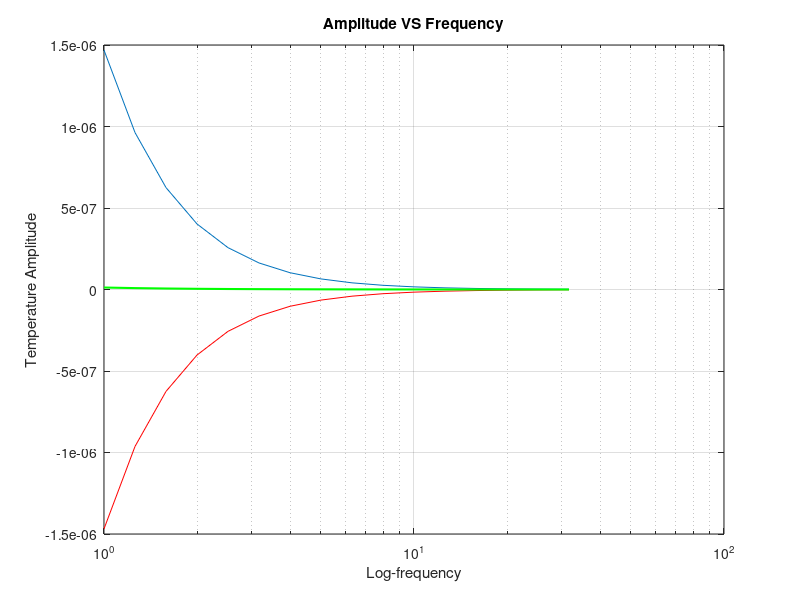
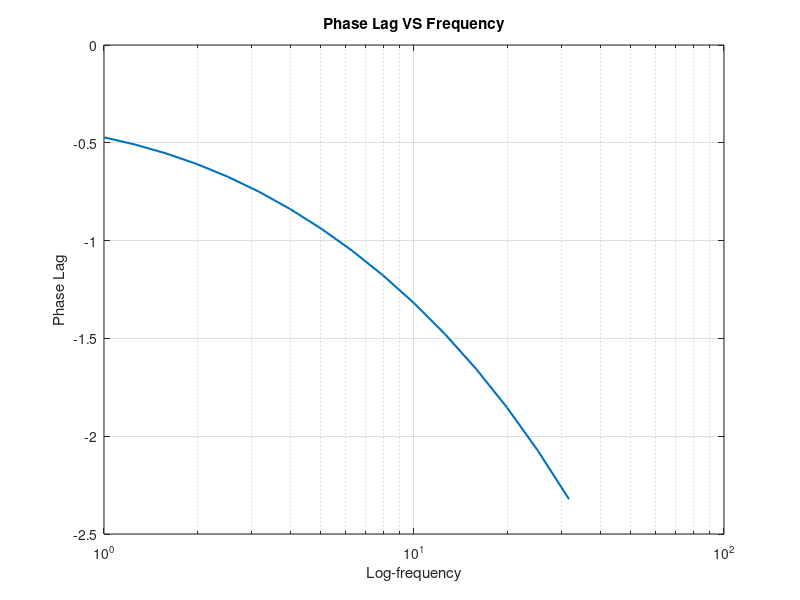
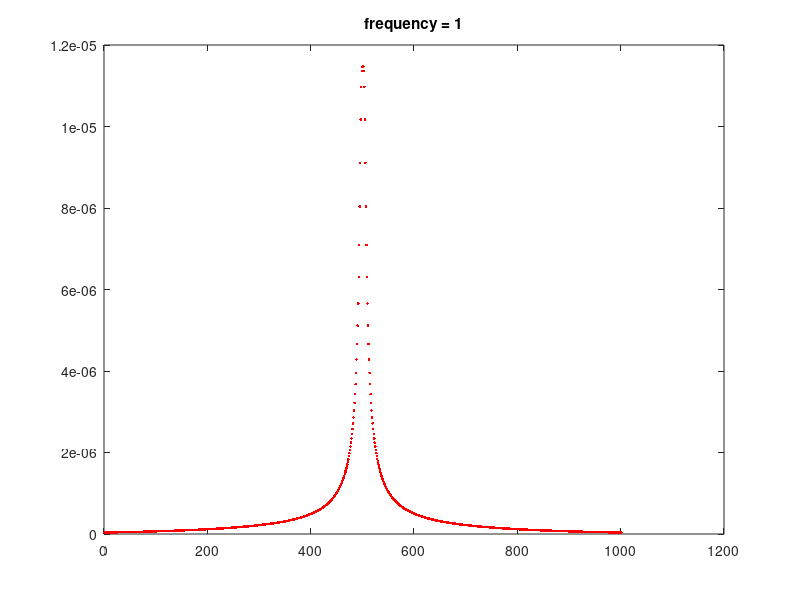
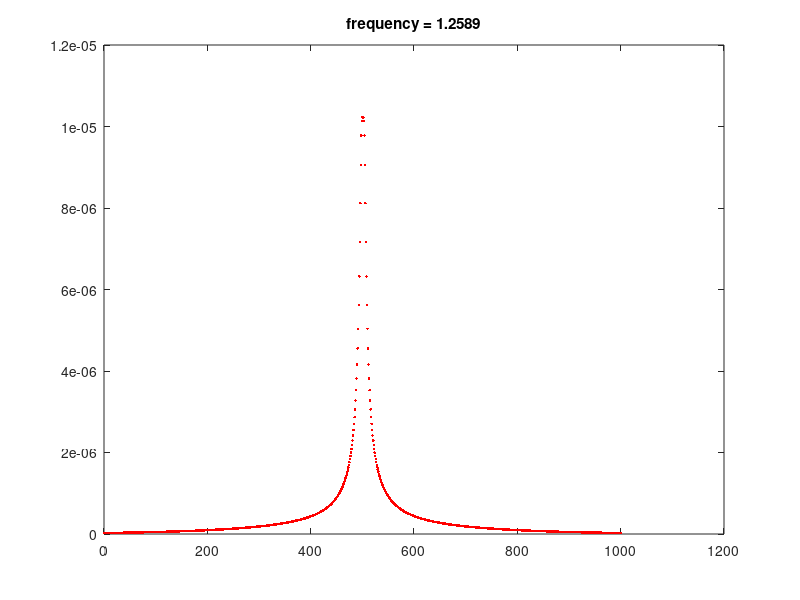

The MATLAB source for these figures, in order: (Note: this script raises an error after producing the figures.)
% This program simulates the heat conduction condition in a thin
% film-substrate 2-layer isotropic structure in Cartesian Coordinate
% System.
% A modulated CW laser with a Gaussian distribution on intensity is used.
% The laser has a sine waveform with a specified frequency.
% FROM ZILONG

clear
% close all
clc
tic

P=1;        %Laser power
a=10e-6*sqrt(2);     %Size of the laser which has a Gaussian distribution intensity and round shape %% a=8e-6 for 10X objective, Ti Bulk; a=11e-6 for Cr film
             %%%a=1e-6 for 50X objective, Ti bulk; a=1.2e-6 for 50X TiF,
             %%%with kf=half of bulk value
a1=a;
a2=a;

R_f=0.1;     %Optical reflectivity 
R_s=0.1;
alpha_f=6e8; %and optical absorption coefficient 6e7 for Ti @ 532nm; 8e7 for Cr
alpha_s=0;

h=2e-7;     %Film thickness, for Al it's 120 nm, for other materials it's 200 nm

Q_f0=P*alpha_f*(1-R_f)/(pi*a1*a2);
Q_s0=P*alpha_s*(1-R_f)*(1-R_s)*exp(-alpha_f*h)/(pi*a1*a2);

%Thermal properties of materials
% 
% mat='Cr';
% k_f=15;     %Film(600nm) - 20; Film(200nm) - 15; - or something similar.
% Rho_f=7140;
% c_f=448;

% % % % % % % % % mat='Ti';
% % % % % % % % % Rho_f=4506;
% % % % % % % % % c_f=523.5;
% % % % % % % % % k_f=21.9;

mat='UO2';
Rho_f=10960;
c_f=237;
k_f=8;
% 
% for k_f=10:30;

% diff_f=k_f/Rho_f/c_f;
% effu_f=sqrt(k_f*Rho_f*c_f);

% %Si
% k_s=148;
% Rho_s=2330;
% c_s=700;
% 
% mat='Al';
% k_f=237/5;
% Rho_f=2700;
% c_f=896;

% mat='Au';
% k_f=318/5;
% Rho_f=19300;
% c_f=129;

% mat='W';
% k_f=173;
% Rho_f=19250;
% c_f=132;

% mat='Zr';
% k_f=22.6;
% Rho_f=6520;
% c_f=278;

% % % % % % % % % SiO2
% % % % % % % % % k_s=8;
% % % % % % % % % Rho_s=10960;
% % % % % % % % % c_s=237;

% UO2 bulk
k_s=8;
Rho_s=10960;
c_s=237;

% 
% %Ti bulk
% k_s=k_f;
% Rho_s=Rho_f;
% c_s=c_f;

% % W bulk
% k_s=173;
% Rho_s=19250;
% c_s=132;

%Zr bulk
% k_s=22.6;
% Rho_s=6520;
% c_s=278;

Rth=0;   %Thermal resistance on the interface

% D_f=k_f/Rho_f/c_f
% D_s=k_s/Rho_s/c_s

%%
load('Spatial Alpha.mat')
% yIndex=10;
% xIndex=40;
D_f = alphaSpace(yIndex,xIndex)*1e-6
D_s = alphaSpace(yIndex,xIndex)*1e-6;
k_f = D_f*Rho_f*c_f
k_s = D_s*Rho_s*c_s;


e_f=sqrt(Rho_f*c_f*k_f);
e_s=sqrt(Rho_s*c_s*k_s);

x3=0;
% 
% for ff=5:6

f=logspace(0,1.5,16);


% dx=Lth/12;
% if ff==2 dx=Lth/20; end
% xmax=dx*400;
% x_reso=xmax/dx;
% x=0:dx:2*xmax;
% x_number=round(length(x)/2);
% 
% Xi_max=.5/dx*2*pi;
% Xi_reso=x_reso;
% Xi_step=Xi_max/Xi_reso;
% Xi_1=-Xi_max:Xi_step:Xi_max;
% Xi_2=-Xi_max:Xi_step:Xi_max;

% dx=Lth/10;
% xmax=Lth*100;
% % x_reso=xmax/dx;
% % x=0:dx:2*xmax;
% x=0:dx:xmax;
% % x_number=round(length(x)/2);
% % 
% Xi_max=.5*1/dx*2*pi;
% % % Xi_max=1/dx*2*pi;
% % Xi_reso=x_reso;
% % Xi_step=Xi_max/Xi_reso;
% Xi_step=1/(xmax)*2*pi;
% Xi_1=-Xi_max:Xi_step:Xi_max;
% Xi_2=-Xi_max:Xi_step:Xi_max;

for cnt=1:length(f)
clear T_ff
    
fre=f(cnt);
omega=2*pi.*fre;  %Modulated laser frequency, vary from 1Hz to 1kHz exponentially

cnt

Lth=sqrt(D_f/pi/fre);
if fre<1e4 dx=Lth/50; xmax=Lth*20;
elseif fre<1e5 dx=Lth/25; xmax=Lth*20;
else dx=Lth/10;xmax=Lth*20;
end
% x_reso=xmax/dx;
% x=0:dx:2*xmax;
x=0:dx:xmax;
% x_number=round(length(x)/2);
% 
%Spatial Wavenumber
Xi_max=.5*1/dx*2*pi;
% % Xi_max=1/dx*2*pi;
% Xi_reso=x_reso;
% Xi_step=Xi_max/Xi_reso;
Xi_step=1/(xmax)*2*pi;
Xi_1=-Xi_max:Xi_step:Xi_max;
Xi_2=-Xi_max:Xi_step:Xi_max;

    for aa=1:length(Xi_1)

%     aa
%     Xi_reso

        Eta_fa=k_f;
        Eta_fb=0;
        Eta_fc=-Xi_1.^2*k_f-Xi_2(aa).^2*k_f-i*omega*Rho_f*c_f;

        Eta_sa=k_s;
        Eta_sb=0;
        Eta_sc=-Xi_1.^2*k_s-Xi_2(aa).^2*k_s-i*omega*Rho_s*c_s;
        
        Eta_f=(-Eta_fb+sqrt(Eta_fb.^2-4.*Eta_fa.*Eta_fc))./(2*Eta_fa);
        Eta_s=(-Eta_sb+sqrt(Eta_sb.^2-4.*Eta_sa.*Eta_sc))./(2*Eta_sa);

        E1=P*alpha_f*(1-R_f)/(2*pi)*exp((-Xi_1.^2*a1^2/4 - Xi_2(aa).^2*a2^2/4));
        F1=P*alpha_s*(1-R_f)*(1-R_s)*exp(-alpha_f*h)/(2*pi)*exp(-Xi_1.^2*a1^2/4 - Xi_2(aa).^2*a2^2/4);

        E2=k_f*alpha_f^2 - Xi_1.^2*k_f - Xi_2(aa).^2*k_f - i*omega*Rho_f*c_f;
        F2=k_s*alpha_s^2 - Xi_1.^2*k_s - Xi_2(aa).^2*k_s - i*omega*Rho_s*c_s;
        
        E=E1./E2;
        F=F1./F2;

        N11= - Eta_f*k_f;
        N12= + Eta_f*k_f;
        N13=0;
        N21=(-Eta_f*k_f).*exp(-Eta_f*h);
        N22=(+Eta_f*k_f).*exp(Eta_f*h);
        N23= + Eta_s*k_s;
        N31=Rth*((+ Eta_f*k_f).*exp(-Eta_f*h))-exp(-Eta_f*h);
        N32=Rth*((- Eta_f*k_f).*exp(Eta_f*h))-exp(Eta_f*h);
        N33=1;

        R1=E.*(+alpha_f*k_f);
        R2=E.*(+alpha_f*k_f)*exp(-alpha_f*h) - F.*(alpha_s*k_s);
        R3=E.*exp(-alpha_f*h).*(1-Rth.*(+alpha_f*k_f))- F;

        DETN=N11.*N22.*N33+N12.*N23.*N31+N13.*N21.*N32-N11.*N23.*N32-N12.*N21.*N33-N13.*N22.*N31;
        DETA=R1.*N22.*N33+N12.*N23.*R3+N13.*R2.*N32-R1.*N23.*N32-N12.*R2.*N33-N13.*N22.*R3;
        DETB=N11.*R2.*N33+R1.*N23.*N31+N13.*N21.*R3-N11.*N23.*R3-R1.*N21.*N33-N13.*R2.*N31;
%         DETC=N11.*N22.*R3+N12.*R2.*N31+R1.*N21.*N32-N11.*R2.*N32-N12.*N21.*R3-R1.*N22.*N31;
        
        A=DETA./DETN;
        B=DETB./DETN;
%         C=DETC./DETN;
      
%         T_ff(fe,1:length(Xi_1),aa)=A.*exp(-Eta_f.*x3)+B.*exp(Eta_f.*x3)+E.*exp(-alpha_f.*x3);
        T_ff(1:length(Xi_1),aa)=A+B+E;  %Complex Temp
%         T_sf(fe,1:length(Xi_1),aa)=C.*exp(-Eta_s.*(x3-h))+F.*exp(-alpha_s.*(x3-h));
    end

T_frsimp=sum(sum(T_ff))/Xi_step/Xi_step;
phasim(cnt)=atan2(imag(T_frsimp),real(T_frsimp))*180/pi;
Temp(cnt)=T_frsimp;
T_re(cnt)=real(T_frsimp);
T_im(cnt)=imag(T_frsimp);
% phasim

[s1,s2]=size(T_ff);
T_mid=abs(T_ff(:,round(s2/2)));
% T_mid_phase(cnt)=angle(T_ff(101,round(s2/2)));

% q0=k_s/(h*k_f);
% q=sqrt(i*omega/D_f+q0^2/2*(1-sqrt(1-4*i*omega/(D_s*q0^2)*(1-D_s/D_f))));
% 
% x_minus=-xmax:dx:-dx;                         % going to "build up" the minus half of the phase/amplitude symmetrically
% 
% for pc=1:length(x_minus)
%     phase_minus(pc)=phase(length(phase)-pc+1);
%     Tp_minus(pc)=Temp(1,length(Temp)-pc+1);
% end
% 
% x_total=horzcat(x_minus,x);
% phase_total=horzcat(phase_minus,phase');
% 
eval(['figure(',num2str(cnt+1e3),')'])
% figure(18);
% subplot(2,1,1);
plot(T_mid,'r.');
% subplot(2,1,2);
% plot(x_total(length(x)-100:length(x)+100),phase_total(length(x)-100:length(x)+100),'b.');
% hold on
% plot(x_total(length(x)-100:length(x)+100),real(q).*x_total(length(x)-100:length(x)+100)*180/pi,'r');
% plot(x_total(length(x)-100:length(x)+100),-sqrt(omega/(2*D_s)).*x_total(length(x)-100:length(x)+100)*180/pi,'g')
% hold off
% 
title(['frequency = ',num2str(fre)]);
% 
% pause(2)

% clear T_ff

end

phasim = phasim - 180;

% freq=1/4:1/4:9;
% 

figure(107);
% % axesset = axes('Xscale','Log','Yscale','lin');
% % hold(axesset,'all');
% 
semilogx(f,abs(Temp),f,T_re,'r',f,T_im,'g','linewidth',1.5);
title('Amplitude VS Frequency');
xlabel('Log-frequency');
ylabel('Temperature Amplitude');
grid on
% hold off

figure(208);
semilogx(f,phasim,'linewidth',1.5);
title('Phase Lag VS Frequency');
xlabel('Log-frequency');
ylabel('Phase Lag');
grid on


toc

ML3D=[f' phasim' abs(Temp)' (real(Temp))' (imag(Temp))'];
T_f = abs(Temp);
% filename=['Matlab3D_',mat,num2str(ff),'-',num2str(ff+1),'.txt'];
% filename=['Matlab3D_',mat,'.txt'];
% filename=['a=30_k=',num2str(k_f),'.txt'];
filename=['ML3D@h=',num2str(h*1e9),'nm.txt'];
save(filename,'ML3D','-ascii');
save('ML3D.mat','phasim','Temp','T_f','f','D_s','D_f')
pause
% % %% 1D
% n_f=sqrt(2*pi*i.*f/D_f); 
% n_s=sqrt(2*pi*i.*f/D_s);
% Q1D=1e-3./pi/a^2/2;
% A1D=Q1D/4.*(1 + k_s.*n_s*Rth - k_s.*n_s./n_f/k_f).*exp(-n_f*h)./(k_s.*n_s.*cosh(h.*n_f) + k_f.*n_f.*sinh(h.*n_f).*(1 + Rth.*k_s.*n_s));
% T1D=Q1D/2/k_f./n_f+2.*A1D;
% 
% ang1=angle(T1D)/pi*180;
% 
% savedata=[f' ang1' abs(T1D)' real(T1D)' imag(T1D)'];
% save('Matlab1D.txt','savedata','-ascii');

% end
% figure(208)
% hold on
% semilogx(f,ang1,'b.')
% hold off

%%
% end
a_Raman_Spectra_Freq